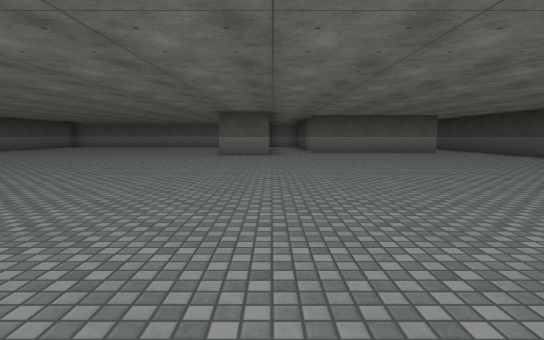
view 1 (above)

16 first-person views from a walk through a Unity game level. The camera is 1.2 m above the floor, tilts 6° down and sees 80° across. Doors are open. The floor is counted in squares, 2 m on a side. Each view is taken from the middle of a square. On the plan, view 1 faces up. The plan holds only what a view shows up to about 10 squares ahead; the rest is blank. The place goes on beyond the plan. The player is left out. Some surface patterns are stand-ins.

view 2
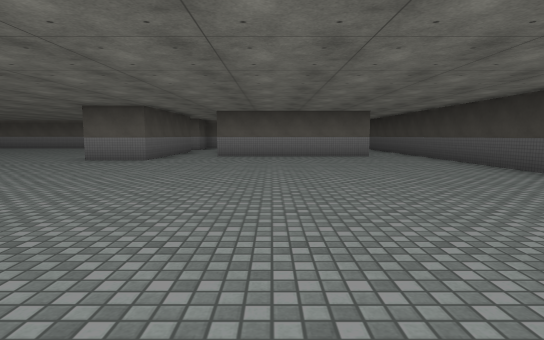

view 3
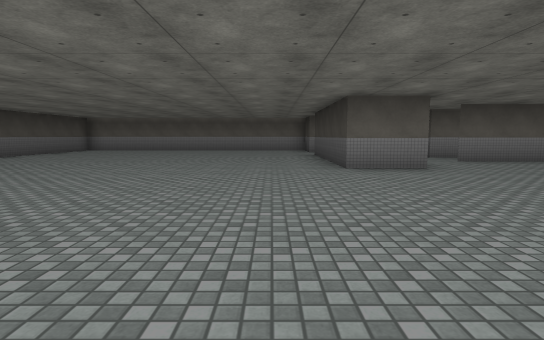

view 4
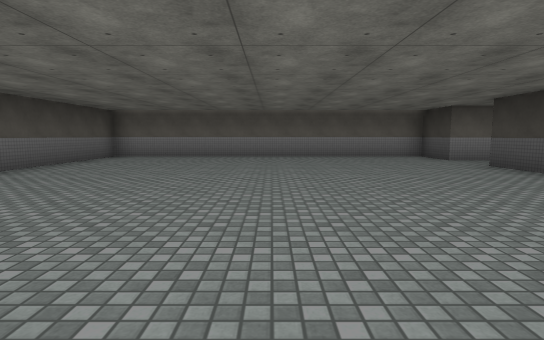

view 5
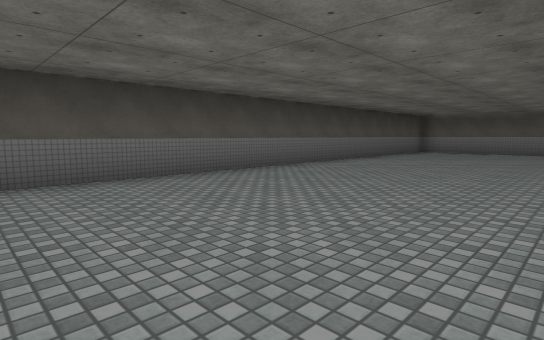

view 6
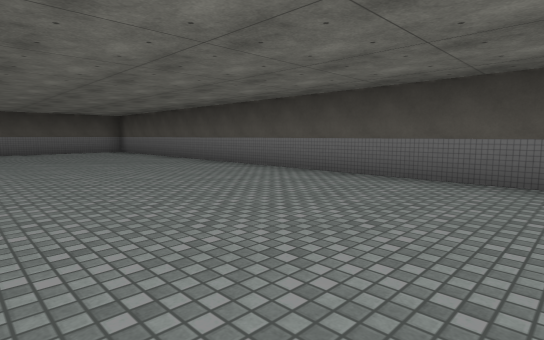

view 7
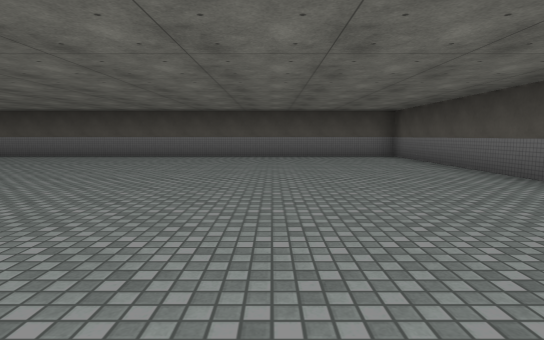

view 8
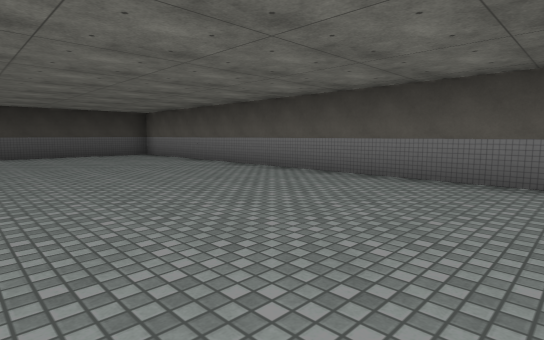

view 9
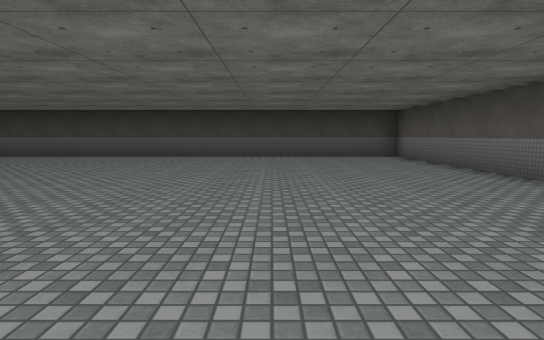

view 10
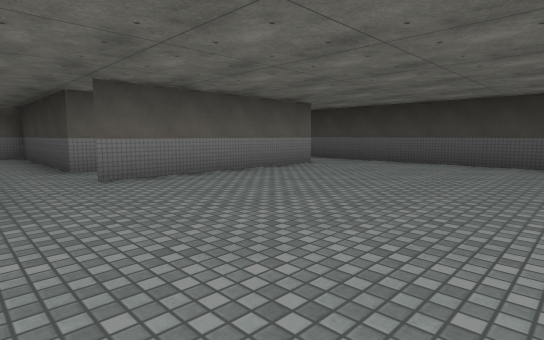

view 11
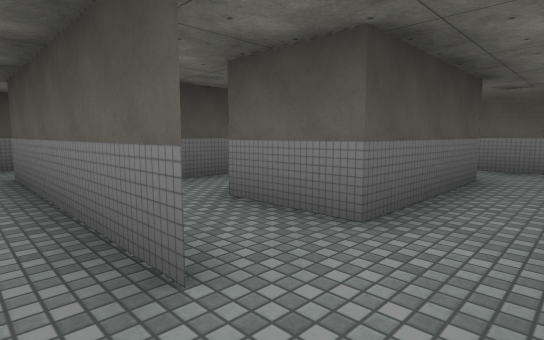

view 12
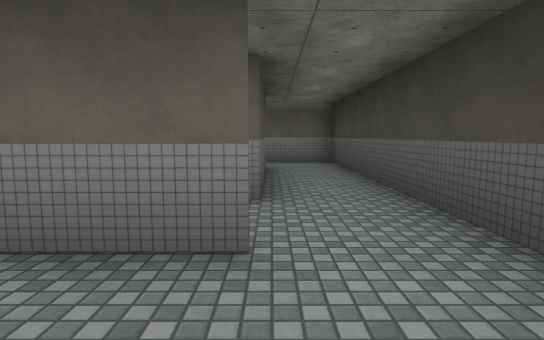

view 13
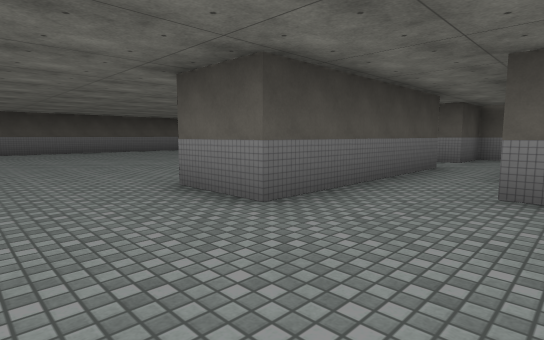

view 14
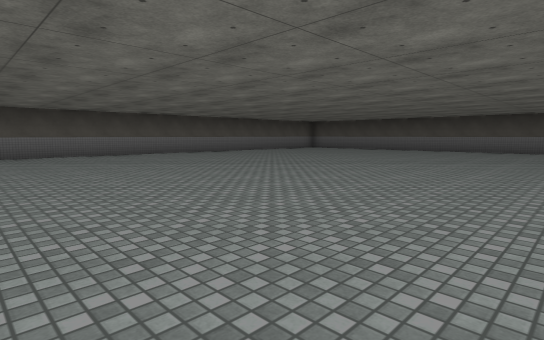

view 15
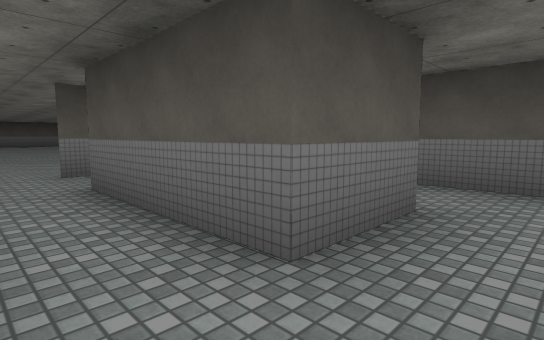

view 16
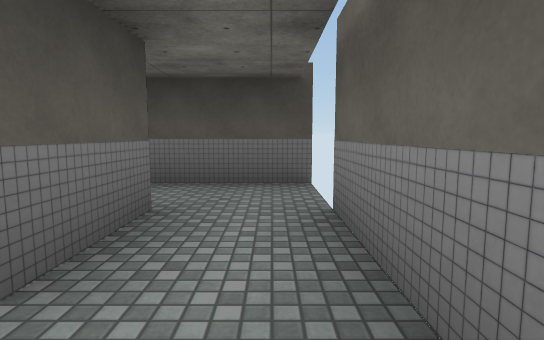

### Floor plan
Ten units are one square. View 1 is at (0, 0); x grows to the right and y downward. Boxes are objects, and circles mark ways between rooms. Rooms are numbered by the first view taken in them; rooms with no view inside come last. Other rooms are left out.
<svg viewBox="-111 -181 190 232">
<path fill="none" stroke="#000" d="M14 -130 14 -175 -106 -175 -106 46 74 46 74 -175 64 -175M-1 -146 -1 -100 -16 -100 -16 -146M60 -116 14 -116M-1 -176 -1 -160 -16 -160 -16 -175M59 -160 59 -130M44 -160 59 -160M29 -176 29 -132M64 -175 44 -175"/>
<circle cx="55" cy="-170" r="3" fill="#2a7"/>
<text x="-20" y="-60">1</text>
<text x="40" y="-160">2</text>
</svg>
Room 1 opens to room 2.

Where each view was taken, in squares from view 1:
view 1: 0 up, 0 right, facing up
view 2: 2 up, 3 right, facing up
view 3: 4 up, 3 left, facing up
view 4: 8 up, 6 left, facing up
view 5: 5 up, 6 left, facing up-left
view 6: 8 up, 6 left, facing down-left
view 7: 5 up, 7 left, facing down
view 8: 0 up, 3 left, facing down-right
view 9: 1 down, 2 left, facing right
view 10: 7 up, 0 right, facing up-right
view 11: 11 up, 7 right, facing up-left
view 12: 10 up, 6 right, facing up
view 13: 8 up, 2 right, facing up-left
view 14: 6 up, 3 right, facing down-left
view 15: 17 up, 7 right, facing down-left
view 16: 17 up, 7 right, facing left
